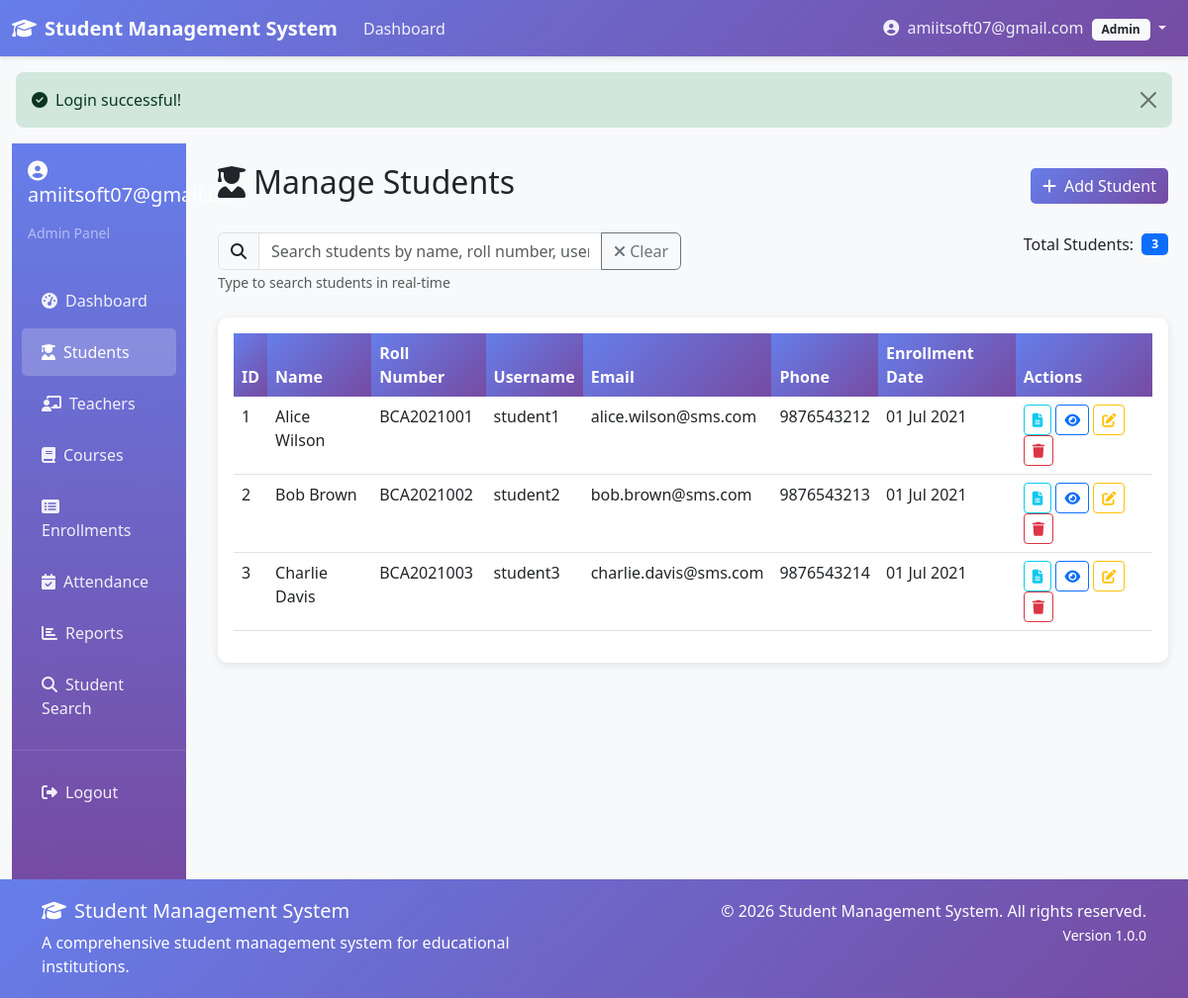
The app's page /admin/students.php (signed in) with its own data.
### tables this page shows
CREATE TABLE students (
    id INT AUTO_INCREMENT PRIMARY KEY,
    user_id INT UNIQUE NOT NULL COMMENT 'Link to users table',
    first_name VARCHAR(50) NOT NULL COMMENT 'Student first name',
    last_name VARCHAR(50) NOT NULL COMMENT 'Student last name',
    roll_number VARCHAR(20) UNIQUE NOT NULL COMMENT 'Unique roll number (e.g., BCA2021001)',
    date_of_birth DATE NOT NULL COMMENT 'Student date of birth',
    gender ENUM('male', 'female', 'other') NOT NULL COMMENT 'Student gender',
    phone VARCHAR(15) DEFAULT NULL COMMENT 'Contact phone number',
    address TEXT DEFAULT NULL COMMENT 'Residential address',
    enrollment_date DATE NOT NULL COMMENT 'Date of enrollment in institution',
    batch_year VARCHAR(10) DEFAULT NULL COMMENT 'Academic batch year',
    semester VARCHAR(20) DEFAULT NULL COMMENT 'Current semester',
    section VARCHAR(10) DEFAULT NULL COMMENT 'Class section',
    blood_group VARCHAR(5) DEFAULT NULL COMMENT 'Blood group for medical records',
    nationality VARCHAR(50) DEFAULT NULL COMMENT 'Student nationality',
    religion VARCHAR(50) DEFAULT NULL COMMENT 'Student religion',
    category ENUM('general', 'sc', 'st', 'obc', 'other') DEFAULT 'general' COMMENT 'Student category',
    admission_type ENUM('regular', 'management', 'nri', 'other') DEFAULT 'regular' COMMENT 'Type of admission',
    father_name VARCHAR(50) DEFAULT NULL COMMENT 'Father name',
    mother_name VARCHAR(50) DEFAULT NULL COMMENT 'Mother name',
    guardian_name VARCHAR(50) DEFAULT NULL COMMENT 'Guardian name',
    parent_phone VARCHAR(15) DEFAULT NULL COMMENT 'Parent/guardian contact',
    parent_email VARCHAR(100) DEFAULT NULL COMMENT 'Parent/guardian email',
    emergency_contact VARCHAR(15) DEFAULT NULL COMMENT 'Emergency contact number',
    created_at TIMESTAMP DEFAULT CURRENT_TIMESTAMP COMMENT 'Record creation time',
    updated_at TIMESTAMP DEFAULT CURRENT_TIMESTAMP ON UPDATE CURRENT_TIMESTAMP COMMENT 'Last update time',
    
     
    FOREIGN KEY (user_id) REFERENCES users(id) ON DELETE CASCADE,
    
     
    INDEX idx_roll_number (roll_number),
    INDEX idx_batch_year (batch_year),
    INDEX idx_enrollment_date (enrollment_date),
    INDEX idx_first_name (first_name),
    INDEX idx_last_name (last_name)
);

CREATE TABLE users (
    id INT AUTO_INCREMENT PRIMARY KEY,
    username VARCHAR(50) UNIQUE NOT NULL COMMENT 'Login username - unique across system',
    email VARCHAR(100) UNIQUE NOT NULL COMMENT 'User email - unique across system',
    password VARCHAR(255) NOT NULL COMMENT 'Hashed password using bcrypt',
    role ENUM('admin', 'teacher', 'student') NOT NULL COMMENT 'User role for access control',
    profile_image VARCHAR(255) DEFAULT NULL COMMENT 'Profile picture path',
    is_active BOOLEAN DEFAULT TRUE COMMENT 'Account status (active/inactive)',
    last_login TIMESTAMP NULL COMMENT 'Last login timestamp',
    password_reset_token VARCHAR(255) DEFAULT NULL COMMENT 'Password reset token',
    password_reset_expires TIMESTAMP NULL COMMENT 'Password reset token expiry',
    created_at TIMESTAMP DEFAULT CURRENT_TIMESTAMP COMMENT 'Account creation time',
    updated_at TIMESTAMP DEFAULT CURRENT_TIMESTAMP ON UPDATE CURRENT_TIMESTAMP COMMENT 'Last update time',
    
     
    INDEX idx_username (username),
    INDEX idx_email (email),
    INDEX idx_role (role),
    INDEX idx_is_active (is_active)
);

### config/config.php (called while the page is built, shortened)
<?php
function formatDate($date) {
    return date('d M Y', strtotime($date));
}
?>

### admin/students.php (the view, shortened to what this page needs)
<?php
require_once __DIR__ . '/../config/config.php';
$students = [];
try {
    $pdo = getDBConnection();
    $stmt = $pdo->query("
        SELECT s.*, u.username, u.email
        FROM students s
        JOIN users u ON s.user_id = u.id
        ORDER BY s.roll_number
    ");
    $students = $stmt->fetchAll();
} catch (PDOException $e) {
    setErrorMessage('Database error: ' . $e->getMessage());
}
?>
<?php include __DIR__ . '/../includes/header.php'; ?>
<div class="container-fluid">
    <div class="row">
        <div class="col-md-3 col-lg-2 d-none d-md-block">
            <?php include __DIR__ . '/../includes/sidebar.php'; ?>
        </div>
        <div class="col-md-9 col-lg-10 main-content">
            <div class="d-flex justify-content-between align-items-center mb-4">
                <h2><i class="fas fa-user-graduate me-2"></i>Manage Students</h2>
                <button class="btn btn-primary" data-bs-toggle="modal" data-bs-target="#addStudentModal">
                    <i class="fas fa-plus me-2"></i>Add Student
                </button>
            </div>
            <div class="row mb-4">
                <div class="col-md-6">
                    <div class="input-group">
                        <span class="input-group-text">
                            <i class="fas fa-search"></i>
                        </span>
                        <input type="text" class="form-control" id="studentSearch" placeholder="Search students by name, roll number, username, email, or phone...">
                        <button class="btn btn-outline-secondary" type="button" id="clearSearch">
                            <i class="fas fa-times"></i> Clear
                        </button>
                    </div>
                    <small class="text-muted">Type to search students in real-time</small>
                </div>
                <div class="col-md-6">
                    <div class="d-flex align-items-center justify-content-end">
                        <span class="me-2">Total Students:</span>
                        <span class="badge bg-primary" id="studentCount">0</span>
                    </div>
                </div>
            </div>
            <div class="card">
                <div class="card-body">
                    <?php if (!empty($students)): ?>
                        <div class="table-responsive">
                            <table class="table table-hover" id="studentsTable">
                                <thead>
                                    <tr>
                                        <th>ID</th>
                                        <th>Name</th>
                                        <th>Roll Number</th>
                                        <th>Username</th>
                                        <th>Email</th>
                                        <th>Phone</th>
                                        <th>Enrollment Date</th>
                                        <th>Actions</th>
                                    </tr>
                                </thead>
                                <tbody>
                                    <?php foreach ($students as $student): ?>
                                        <tr class="student-row"
                                            data-id="<?php echo $student['id']; ?>"
                                            data-name="<?php echo htmlspecialchars(strtolower($student['first_name'] . ' ' . $student['last_name'])); ?>"
                                            data-roll="<?php echo htmlspecialchars(strtolower($student['roll_number'])); ?>"
                                            data-username="<?php echo htmlspecialchars(strtolower($student['username'])); ?>"
                                            data-email="<?php echo htmlspecialchars(strtolower($student['email'])); ?>"
                                            data-phone="<?php echo htmlspecialchars($student['phone']); ?>"
                                            data-search-text="<?php echo htmlspecialchars(strtolower($student['first_name'] . ' ' . $student['last_name'] . ' ' . $student['roll_number'] . ' ' . $student['username'] . ' ' . $student['email'] . ' ' . $student['phone'])); ?>">
                                            <td><?php echo $student['id']; ?></td>
                                            <td><?php echo htmlspecialchars($student['first_name'] . ' ' . $student['last_name']); ?></td>
                                            <td><?php echo htmlspecialchars($student['roll_number']); ?></td>
                                            <td><?php echo htmlspecialchars($student['username']); ?></td>
                                            <td><?php echo htmlspecialchars($student['email']); ?></td>
                                            <td><?php echo htmlspecialchars($student['phone']); ?></td>
                                            <td><?php echo formatDate($student['enrollment_date']); ?></td>
                                            <td>
                                                <button class="btn btn-sm btn-outline-info" onclick="generateReport(<?php echo $student['id']; ?>)" title="Generate Report">
                                                    <i class="fas fa-file-alt"></i>
                                                </button>
                                                <button class="btn btn-sm btn-outline-primary" onclick="viewStudent(<?php echo $student['id']; ?>)" title="View Details">
                                                    <i class="fas fa-eye"></i>
                                                </button>
                                                <button class="btn btn-sm btn-outline-warning" onclick="editStudent(<?php echo $student['id']; ?>)" title="Edit Student">
                                                    <i class="fas fa-edit"></i>
                                                </button>
                                                <form method="POST" style="display: inline;" onsubmit="return confirmDelete('Are you sure you want to delete this student?')">
                                                    <button type="submit" class="btn btn-sm btn-outline-danger" title="Delete Student">
                                                        <i class="fas fa-trash"></i>
                                                    </button>
                                                </form>
                                            </td>
                                        </tr>
                                    <?php endforeach; ?>
                                </tbody>
                            </table>
                        </div>
                    <?php endif; ?>
                </div>
            </div>
        </div>
    </div>
</div>
<?php include __DIR__ . '/../includes/footer.php'; ?>

### includes/header.php (style rules this page uses)
:root { --primary-color: #667eea; --secondary-color: #764ba2; --success-color: #28a745; --danger-color: #dc3545; --warning-color: #ffc107; --info-color: #17a2b8; }
body { font-family: 'Segoe UI', Tahoma, Geneva, Verdana, sans-serif; background-color: #f8f9fa; }
.card { border: none; border-radius: 10px; box-shadow: 0 2px 10px rgba(0,0,0,0.1); transition: transform 0.3s ease, box-shadow 0.3s ease; }
.btn-primary { background: linear-gradient(135deg, var(--primary-color) 0%, var(--secondary-color) 100%); border: none; border-radius: 5px; transition: all 0.3s ease; }
.main-content { padding: 20px; }
.table thead th { background: linear-gradient(135deg, var(--primary-color) 0%, var(--secondary-color) 100%); color: white; border: none; }
.badge { padding: 5px 10px; border-radius: 5px; }

### records on screen
students: id "1", first_name+last_name "Alice Wilson", roll_number "BCA2021001", user.username "student1", user.email "alice.wilson@sms.com", phone "9876543212", enrollment_date "01 Jul 2021"
students: id "2", first_name+last_name "Bob Brown", roll_number "BCA2021002", user.username "student2", user.email "bob.brown@sms.com", phone "9876543213", enrollment_date "01 Jul 2021"
students: id "3", first_name+last_name "Charlie Davis", roll_number "BCA2021003", user.username "student3", user.email "charlie.davis@sms.com", phone "9876543214", enrollment_date "01 Jul 2021"

### other values on screen
APP_NAME "Student Management System"
$_SESSION['username'] "amiitsoft07@gmail.com"
getUserRole() "Admin"
$successMessage "Login successful!"
$role "Admin"
APP_VERSION "1.0.0"
